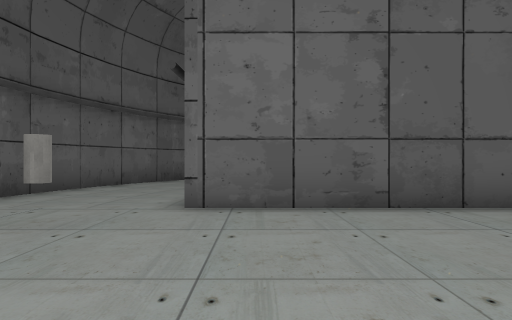
View 1 (above)

12 first-person views from a walk through a 3-D level made in the Unity game engine. The camera is 1.4 m above the floor, looks level and sees 75° across. The floor is counted in squares, 2 m on a side. Each view is taken from the middle of a square. On the plan, view 1 faces up. The plan holds only what a view shows up to about 10 squares ahead; the rest is blank. The place goes on beyond the plan. The player character is not drawn. Some surface patterns are stand-ins.

View 2
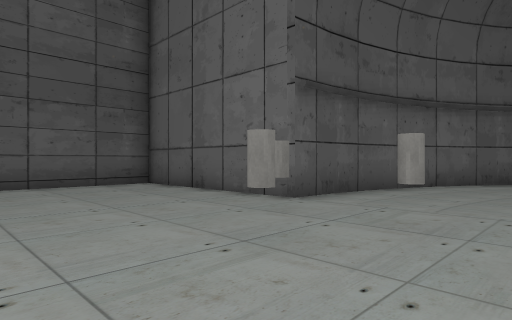

View 3
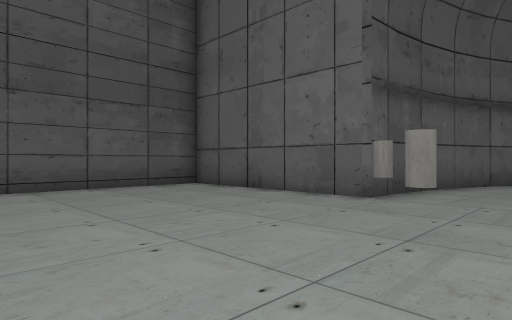

View 4
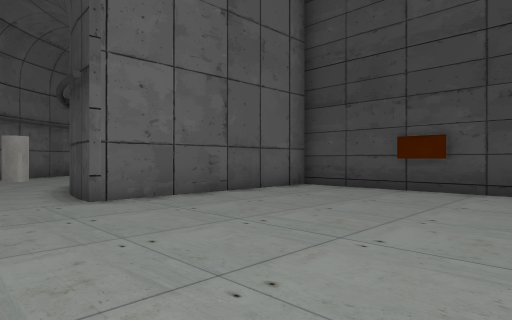

View 5
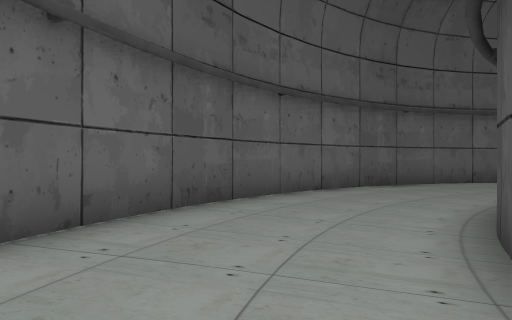

View 6
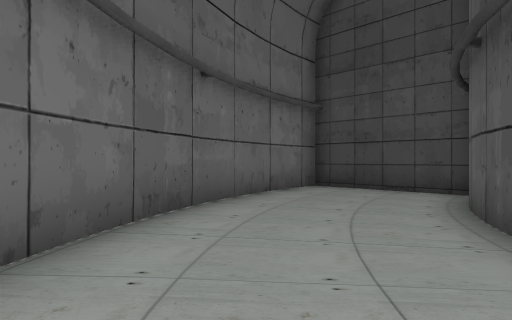

View 7
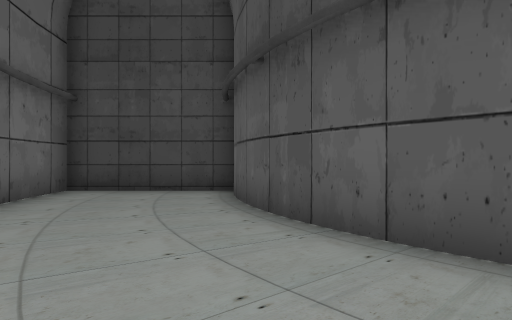

View 8
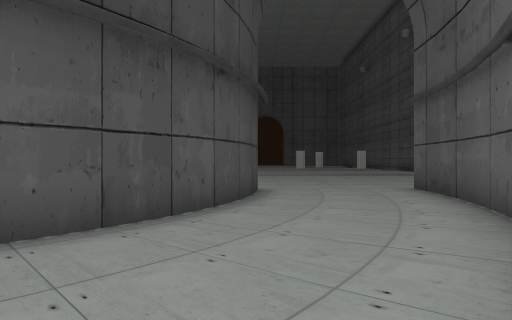

View 9
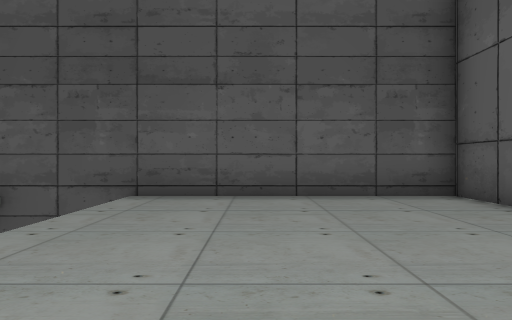

View 10
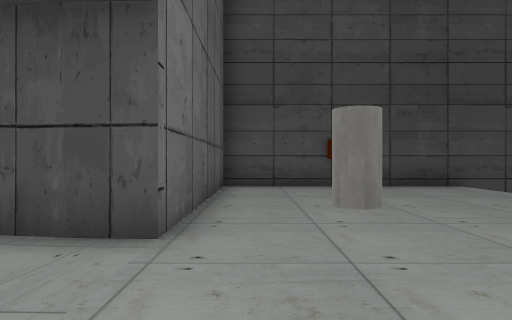

View 11
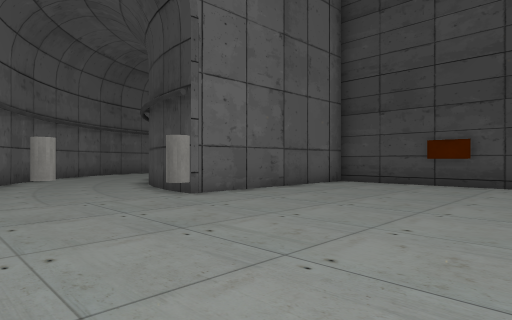

View 12
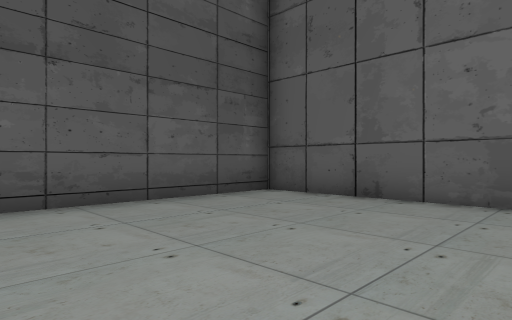

### Floor plan
Points are (right, up) in squares from view 1. A wall is a line through its corners. A room is listed if a view was taken in it or the views show most of it. See-through windows are left out.
Room 1 (views 1, 2, 3, 4, 5, 6, 7, 8, 9, 10, 11, 12)
walls: (-1, 5.3) (-0.9, 6.6); (-0.9, 6.3) (-0.7, 7.1); (-0.7, 7) (-0.5, 7.8); (-4.8, 6) (-4.9, 4.9) (-10.5, 4.9) (-10.5, -2.5); (-0.5, 7.7) (-0.1, 8.5); (-4.6, 7.1) (-4.9, 5.5); (-0.3, 8.2) (0.3, 9.1); (-4.3, 8.2) (-4.7, 6.7); (0.1, 8.9) (0.7, 9.7); (-3.9, 9.4) (-4.4, 7.9); (0.5, 9.5) (1.2, 10.2); (-3.4, 10.5) (-4, 9.1); (1, 10.1) (2.4, 11.3); (-2.9, 11.3) (-3.5, 10.2); (1.7, 10.8) (2.9, 11.7); (-2.1, 12.3) (-3, 11.1); (2.3, 11.2) (3.2, 11.7); (2.9, 11.6) (3.7, 11.9); (-1.3, 13.2) (-2.3, 12); (-0.7, 13.7) (-1.6, 12.9); (3.6, 11.9) (4.7, 12.3); (4.4, 12.2) (5.7, 12.5); (0.6, 14.6) (-0.9, 13.5); (5.1, 12.3) (5.8, 12.4); (4.9, -2.5) (4.9, 4.9) (-1, 4.9) (-1, 5.7); (1.6, 15.2) (0.2, 14.3); (2.3, 15.5) (1.2, 14.9); (6.6, 12.5) (6.6, 16.3) (5.5, 16.2); (3.7, 15.9) (2.1, 15.4); (4.4, 16.1) (3.2, 15.8); (5.7, 16.3) (4, 16)
objects: cylinder (-4, 3); cylinder (-3, 2); cylinder (-2, 3)

Where each view was taken, in squares from view 1:
view 1: 0 up, 0 right, facing up
view 2: 0 up, 1 left, facing up-left
view 3: 1 down, 2 left, facing up-left
view 4: 1 down, 3 left, facing up-right
view 5: 6 up, 2 left, facing up
view 6: 11 up, 1 left, facing up-right
view 7: 12 up, 1 left, facing right
view 8: 13 up, 1 left, facing down
view 9: 1 up, 4 left, facing left
view 10: 4 up, 4 left, facing right
view 11: 1 down, 5 left, facing up-right
view 12: 1 down, 5 left, facing up-left
